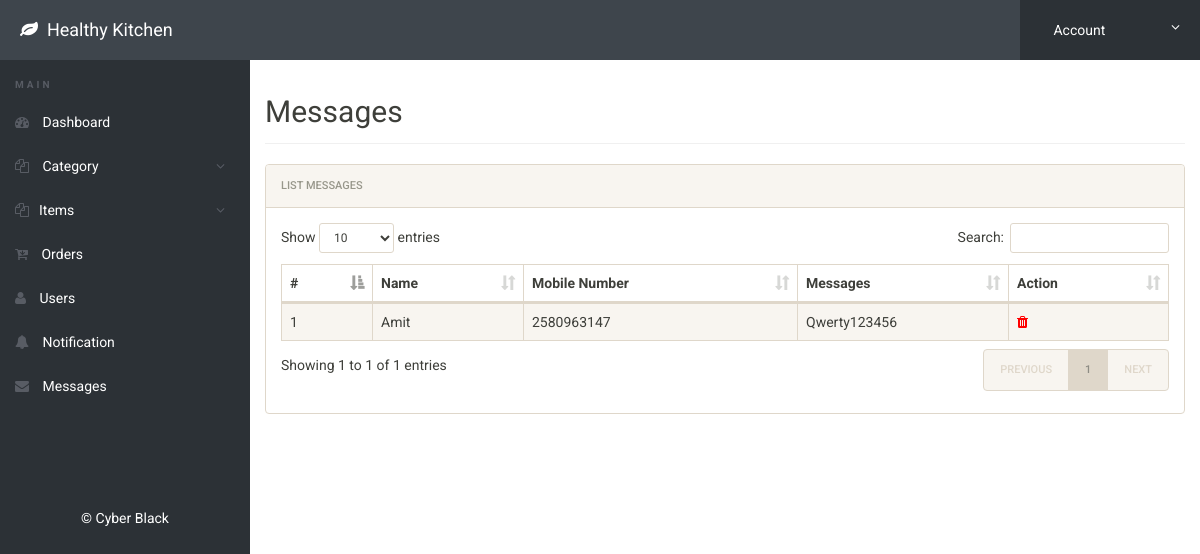
/admin/message.php (signed in), run on the app's committed database.
### tables this page shows
CREATE TABLE `message` (
  `id` int(11) NOT NULL,
  `cname` varchar(100) NOT NULL,
  `cmobile` varchar(50) NOT NULL,
  `cmsg` text NOT NULL
);

### admin/message.php (the view, shortened to what this page needs)
<?php
include('includes/config.php');
if(strlen($_SESSION['alogin'])==0)
{
header('location:index.php');
}
else{
?>
<!doctype html>
<html lang="en" class="no-js">
  <head>
    <link rel="stylesheet" href="css/font-awesome.min.css">
    <link rel="stylesheet" href="css/bootstrap.min.css">
    <link rel="stylesheet" href="css/dataTables.bootstrap.min.css">
    <link rel="stylesheet" href="css/bootstrap-social.css">
    <link rel="stylesheet" href="css/bootstrap-select.css">
    <link rel="stylesheet" href="css/fileinput.min.css">
    <link rel="stylesheet" href="css/awesome-bootstrap-checkbox.css">
    <link rel="stylesheet" href="css/style.css">
  </head>
  <body>
    <?php include('includes/header.php');?>
    <div class="ts-main-content">
      <?php include('includes/leftbar.php');?>
      <div class="content-wrapper">
        <div class="container-fluid">
          <div class="row">
            <div class="col-md-12">
              <h2 class="page-title">Messages
              </h2>
              <div class="panel panel-default">
                <div class="panel-heading">List Messages
                </div>
                <div class="panel-body">
                  <table id="zctb" class="display table table-striped table-bordered table-hover" cellspacing="0" width="100%">
                    <thead>
                      <tr>
                        <th>#
                        </th>
                        <th>Name
                        </th>
                        <th>Mobile Number
                        </th>
                        <th>Messages
                        </th>
                        <th>Action
                        </th>
                      </tr>
                    </thead>
                    <tbody>
                      <?php $sql = "SELECT * from  message ORDER BY id DESC";
                        $query = $dbh -> prepare($sql);
                        $query->execute();
                        $results=$query->fetchAll(PDO::FETCH_OBJ);
                        $cnt=1;
                        if($query->rowCount() > 0)
                        {
                        foreach($results as $result)
                        {				?>
                      <tr>
                        <td>
                          <?php echo htmlentities($cnt);?>
                        </td>
                        <td>
                          <?php echo htmlentities($result->cname);?>
                        </td>
                        <td>
                          <?php echo htmlentities($result->cmobile);?>
                        </td>
                        <td>
                          <?php echo htmlentities($result->cmsg);?>
                        </td>
                        <td>
                          <a href="message.php?del=<?php echo htmlentities($result->id);?>" onclick="return confirm('Do you want to delete');">
                            <i class="fa fa-trash" style="color:red">
                            </i></a>
                        </td>
                      </tr>
                      <?php $cnt=$cnt+1; }} ?>
                    </tbody>
                  </table>
                </div>
              </div>
            </div>
          </div>
        </div>
      </div>
    </div>
  </body>
</html>
<?php } ?>

### admin/css/style.css (style rules this page uses)
html { font-size: 14px; }
@media only screen and (min-width: 480px) { html { font-size: 17px; } }
@media only screen and (min-width: 768px) { html { font-size: 14px; } }
body { font-size: 1em; }
a { color: #37a6c4; }
.panel { overflow: hidden; }
.page-title { padding-bottom: 15px; margin-bottom: 20px; border-bottom: 1px solid #f0f0f0; }
.ts-main-content .content-wrapper { padding-top: 15px; margin-top: 60px; }
@media only screen and (min-width: 992px) { .ts-main-content .content-wrapper { margin-left: 250px; } }

### data on the page
message: cname "Amit", cmobile "2580963147", cmsg "Qwerty123456"
